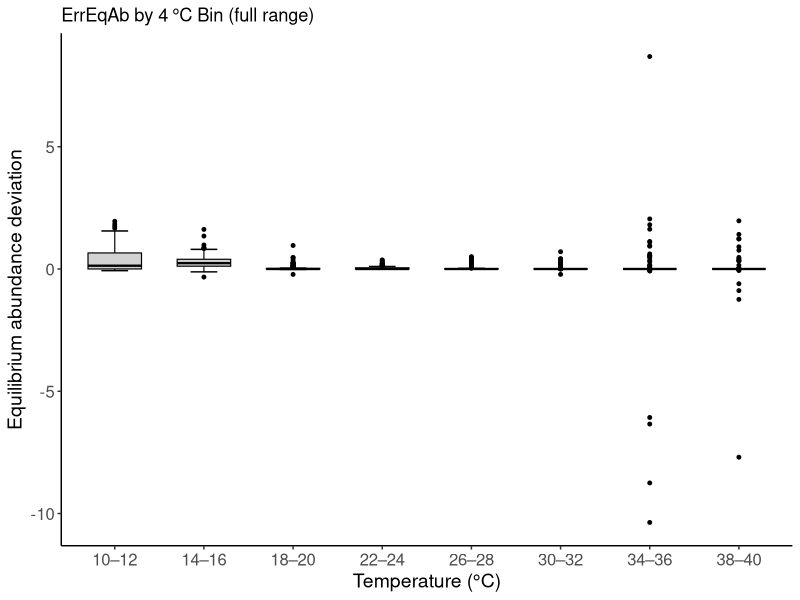
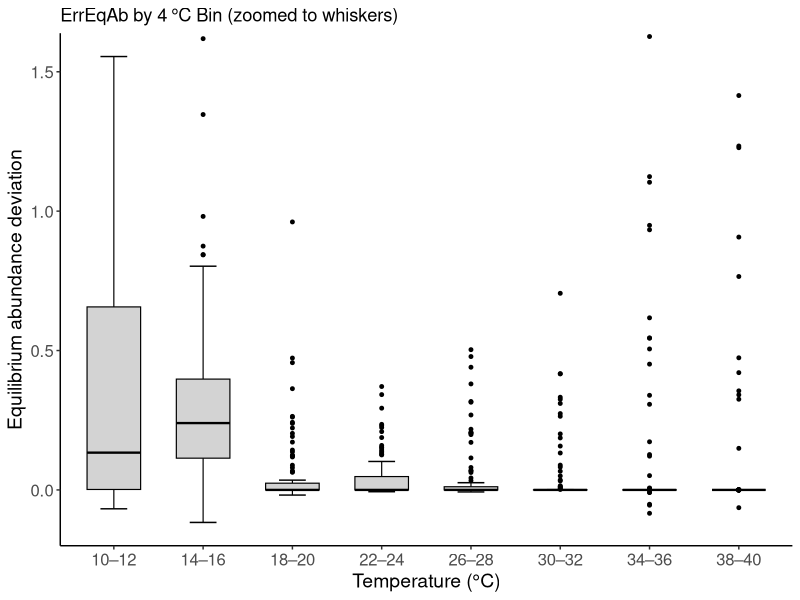
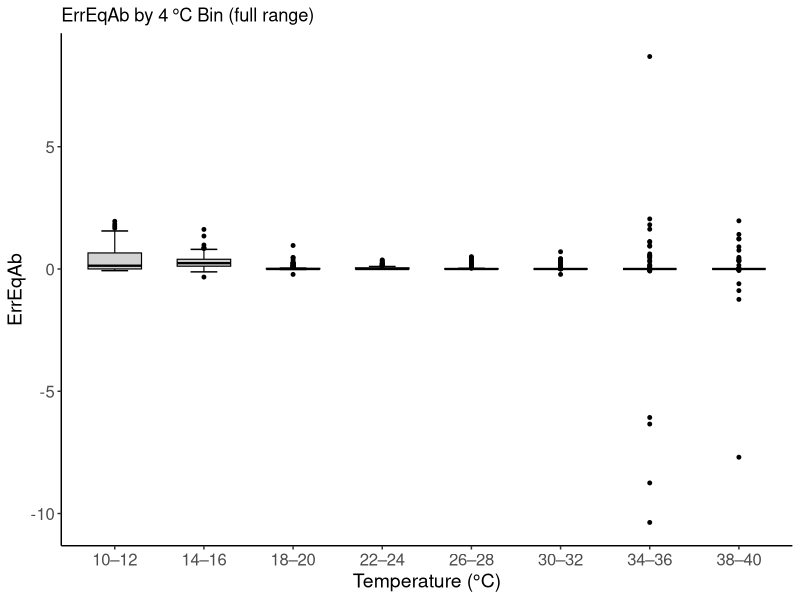
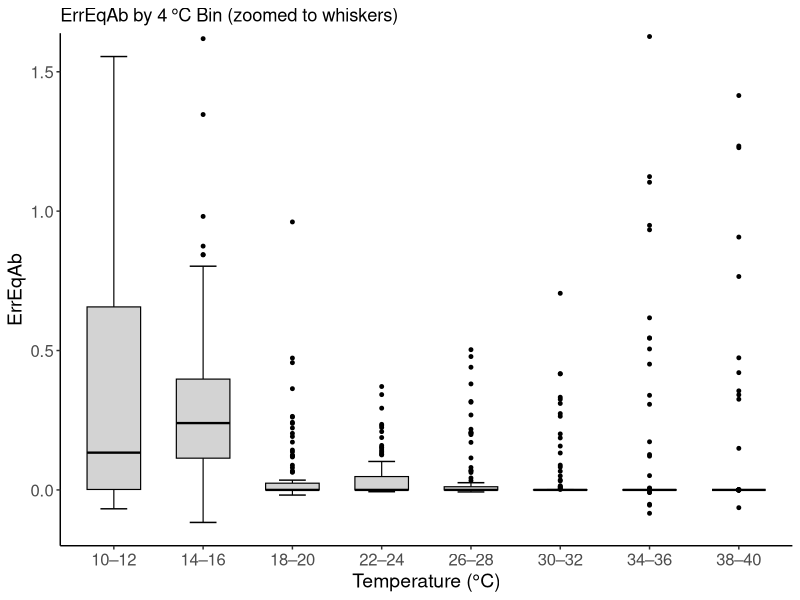
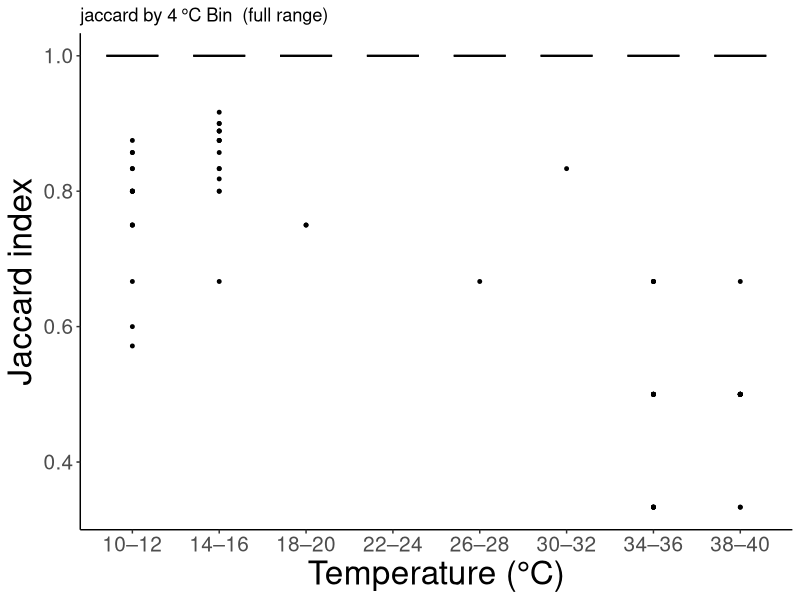
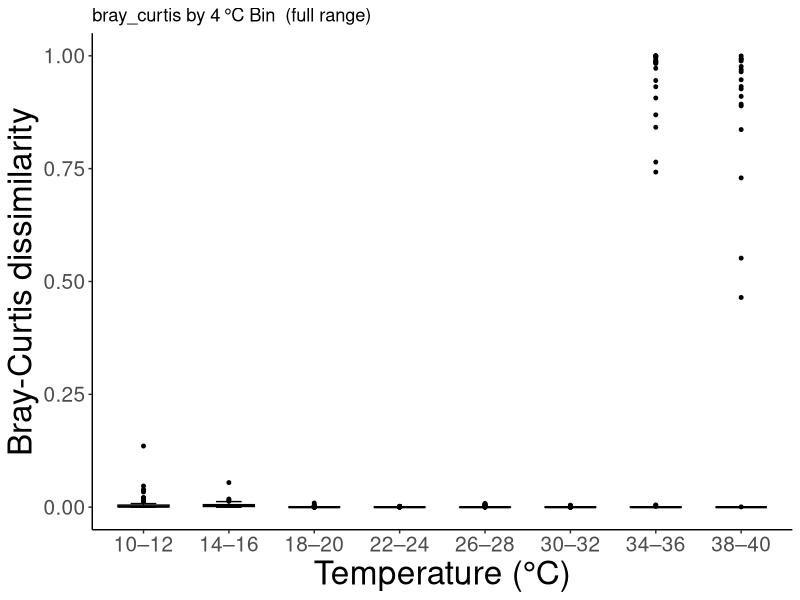
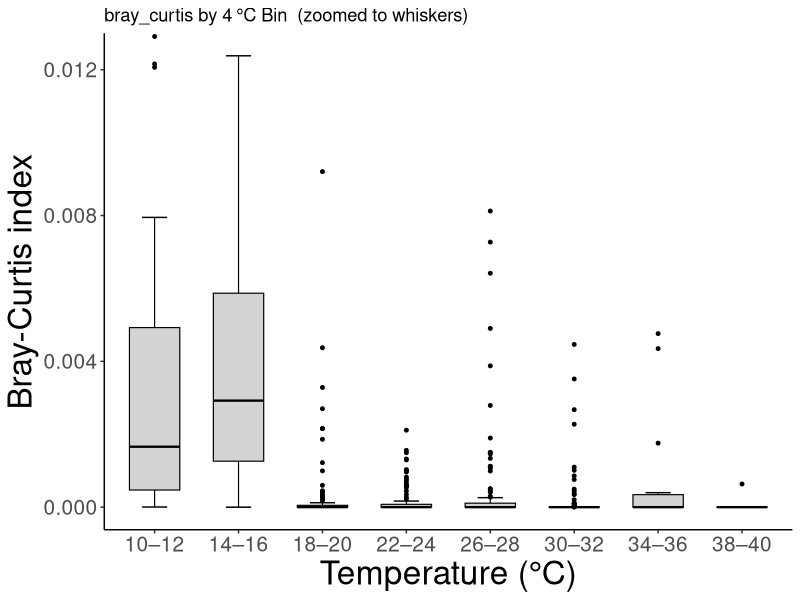
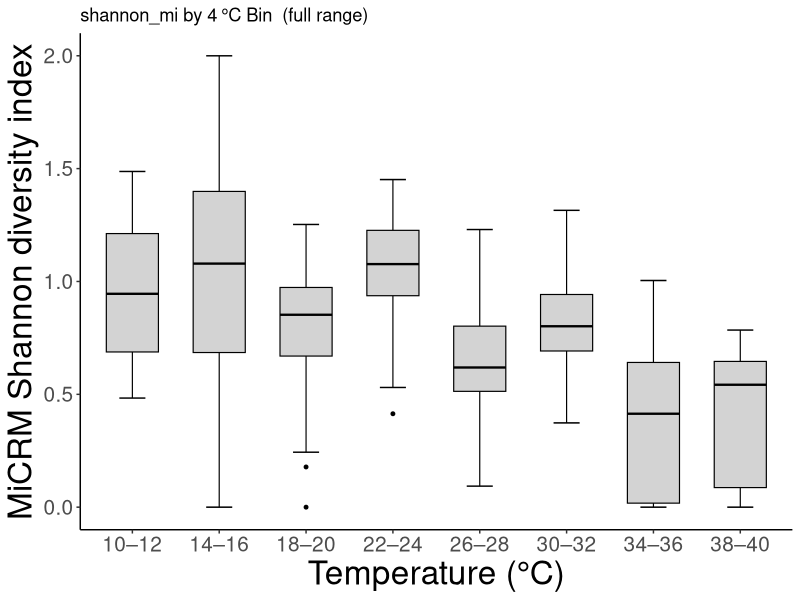

Write R code to recreate these figures, in order. (Note: this script raises an error after producing the figures.)
library(ggplot2)
library(dplyr)

# 1. Read & prep data
df <- read.csv("output/metrics_final_coarse.csv")

df <- df[is.finite(df$ErrEqAb), ]
bins_K   <- sort(unique(df$T_bin_K))
labels_C <- c("10–12", "14–16", "18–20", "22–24",
              "26–28", "30–32", "34–36", "38–40")
df$T_bin_K <- factor(df$T_bin_K, levels = bins_K, labels = labels_C)

# 2. Define box width (same as used in geom_boxplot)
box_width <- 0.6

# 3. Build base plot without T-caps (not printed yet)
base_p <- ggplot(df, aes(x = T_bin_K, y = ErrEqAb)) +
  geom_boxplot(
    fill         = "lightgrey",
    colour       = "black",
    outlier.size = 1,
    width        = box_width,
    linewidth = 0.4
  ) +
  labs(x = "Temperature (°C)",
       y = "Equilibrium abundance deviation") +
  theme_classic() +
  theme(
    axis.text  = element_text(size = 12),
    axis.title = element_text(size = 14)
  )

# 4. Extract whisker endpoints and x positions from ggplot object
pb    <- ggplot_build(base_p)
stats <- pb$data[[1]]

# 5. Create data frame for T-caps (manually set width)
cap_df <- stats %>%
  mutate(
    x0 = x - box_width / 4,
    x1 = x + box_width / 4,
  )

# 6. Draw full-range plot with T-caps
p_full <- base_p +
  geom_segment(data = cap_df,
               aes(x = x0, xend = x1, y = ymin, yend = ymin),
               inherit.aes = FALSE,
               linewidth = 0.5) +
  geom_segment(data = cap_df,
               aes(x = x0, xend = x1, y = ymax, yend = ymax),
               inherit.aes = FALSE,
               linewidth = 0.5) +
  ggtitle("ErrEqAb by 4 °C Bin (full range)")

print(p_full)

# 7. Zoomed-in version
ylim_range <- range(c(stats$ymin, stats$ymax), na.rm = TRUE)
p_zoom <- p_full +
  coord_cartesian(ylim = ylim_range) +
  ggtitle("ErrEqAb by 4 °C Bin (zoomed to whiskers)")

print(p_zoom)









###############################################################################

####### reusable function for any metric (makes regular + zoomed in) ##########

###############################################################################



plot_temp_metric_boxplot <- function(df, temp_col, metric_col, 
                                     temp_labels = c("10–12", "14–16", "18–20", "22–24",
                                                     "26–28", "30–32", "34–36", "38–40"),
                                     box_width = 0.6) {
  
  # Ensure temperature column is a factor with labels
  bins <- sort(unique(df[[temp_col]]))
  df[[temp_col]] <- factor(df[[temp_col]], levels = bins, labels = temp_labels)
  
  # Filter for finite values in the metric
  df <- df[is.finite(df[[metric_col]]), ]
  
  # Base plot
  base_p <- ggplot(df, aes_string(x = temp_col, y = metric_col)) +
    geom_boxplot(
      fill         = "lightgrey",
      colour       = "black",
      outlier.size = 1,
      width        = box_width,
      linewidth = 0.4
    ) +
    labs(x = "Temperature (°C)",
         y = metric_col) +
    theme_classic() +
    theme(
      axis.text  = element_text(size = 12),
      axis.title = element_text(size = 14)
    )
  
  # Extract whiskers info
  pb    <- ggplot_build(base_p)
  stats <- pb$data[[1]] %>%
    mutate(
      x0 = x - box_width / 4,
      x1 = x + box_width / 4,
    )
  
  # Full range plot with T-caps
  p_full <- base_p +
    geom_segment(data = stats,
                 aes(x = x0, xend = x1, y = ymin, yend = ymin),
                 inherit.aes = FALSE,
                 linewidth = 0.5) +
    geom_segment(data = stats,
                 aes(x = x0, xend = x1, y = ymax, yend = ymax),
                 inherit.aes = FALSE,
                 linewidth = 0.5) +
    ggtitle(paste(metric_col, "by 4 °C Bin (full range)"))
  
  print(p_full)
  
  # Zoomed-in version to whiskers
  ylim_range <- range(c(stats$ymin, stats$ymax), na.rm = TRUE)
  p_zoom <- p_full +
    coord_cartesian(ylim = ylim_range) +
    ggtitle(paste(metric_col, "by 4 °C Bin (zoomed to whiskers)"))
  
  print(p_zoom)
}


plot_temp_metric_boxplot(df, temp_col = "T_bin_K", metric_col = "ErrEqAb")










###############################################################################

####### reusable function for any metric (makes regular / zoomed in - CHOOSE) ##########

###############################################################################









plot_temp_metric_boxplot_choose <- function(df, temp_col, metric_col, 
                                     temp_labels = c("10–12", "14–16", "18–20", "22–24",
                                                     "26–28", "30–32", "34–36", "38–40"),
                                     box_width = 0.6,
                                     zoom_only = FALSE,
                                     y_label = NULL) {
  
  # Use metric_col as default y-axis label if y_label not provided
  if (is.null(y_label)) {
    y_label <- metric_col
  }
  
  # Ensure temperature column is a factor with proper labels
  bins <- sort(unique(df[[temp_col]]))
  df[[temp_col]] <- factor(df[[temp_col]], levels = bins, labels = temp_labels)
  
  # Filter for finite values of the metric
  df <- df[is.finite(df[[metric_col]]), ]
  
  # Base plot
  base_p <- ggplot(df, aes_string(x = temp_col, y = metric_col)) +
    geom_boxplot(
      fill         = "lightgrey",
      colour       = "black",
      outlier.size = 1,
      width        = box_width,
      linewidth    = 0.4
    ) +
    labs(x = "Temperature (°C)", y = y_label) +
    theme_classic() +
    theme(
      axis.text  = element_text(size = 15),
      axis.title = element_text(size = 24)
    )
  
  # Extract whiskers info
  pb    <- ggplot_build(base_p)
  stats <- pb$data[[1]] %>%
    mutate(
      x0 = x - box_width / 4,
      x1 = x + box_width / 4,
    )
  
  # Base plot with T-caps
  p <- base_p +
    geom_segment(data = stats,
                 aes(x = x0, xend = x1, y = ymin, yend = ymin),
                 inherit.aes = FALSE,
                 linewidth = 0.5) +
    geom_segment(data = stats,
                 aes(x = x0, xend = x1, y = ymax, yend = ymax),
                 inherit.aes = FALSE,
                 linewidth = 0.5)
  
  # Add appropriate title
  title_suffix <- if (zoom_only) {
    " (zoomed to whiskers)"
  } else {
    " (full range)"
  }
  
  p <- p + ggtitle(paste(metric_col, "by 4 °C Bin", title_suffix))
  
  # Apply zoom if requested
  if (zoom_only) {
    ylim_range <- range(c(stats$ymin, stats$ymax), na.rm = TRUE)
    p <- p + coord_cartesian(ylim = ylim_range)
  }
  
  return(p)
}


# diversity 

plot_temp_metric_boxplot_choose(df, "T_bin_K", "jaccard",y_label = "Jaccard index")
plot_temp_metric_boxplot_choose(df, "T_bin_K", "bray_curtis",y_label = "Bray-Curtis dissimilarity")
plot_temp_metric_boxplot_choose(df, "T_bin_K", "bray_curtis",y_label = "Bray-Curtis index",zoom_only=TRUE)
plot_temp_metric_boxplot_choose(df, "T_bin_K", "shannon_mi",y_label = "MiCRM Shannon diversity index")
plot_temp_metric_boxplot_choose(df, "T_bin_K", "shannon_lv",y_label = "ELVM Shannon diversity index")


# equilibrium / trajectory abundance 

plot_temp_metric_boxplot_choose(df, "T_bin_K", "ErrEqAb",y_label = "Equilibrium abundance deviation log-ratio")
plot_temp_metric_boxplot_choose(df, "T_bin_K", "ErrEqAb",y_label = "Equilibrium abundance deviation log-ratio",zoom_only = TRUE)
plot_temp_metric_boxplot_choose(df, "T_bin_K", "ErrTraj",y_label = "Trajectory deviation log-ratio")
plot_temp_metric_boxplot_choose(df, "T_bin_K", "ErrTraj",y_label = "Trajectory deviation log-ratio", zoom_only=TRUE)


# stability / reactivity 

plot_temp_metric_boxplot_choose(df, "T_bin_K", "abs_stab_err",y_label = expression("|"*Re(lambda[dom](J[LV]))-Re(lambda[dom](J[Mi]))*"|"))
plot_temp_metric_boxplot_choose(df, "T_bin_K", "abs_react_err",y_label = expression("|"*Re(lambda[dom](H[LV]))-Re(lambda[dom](H[Mi]))*"|"))
# other plots are not box plots (continuous GLV vs MiCRM stability/reactivity) 


# timescale separation 
plot_temp_metric_boxplot_choose(df, "T_bin_K", "epsilon",y_label = expression(epsilon))
plot_temp_metric_boxplot_choose(df, "T_bin_K", "log10_eps_t_eq",y_label = expression(log[10](epsilon / t[eq])))


# hessian 
plot_temp_metric_boxplot_choose(df, "T_bin_K", "hessian_norm", y_label = "Hessian norm")


# non-normality
plot_temp_metric_boxplot_choose(df, "T_bin_K", "non_normality", y_label = expression(paste("|| ", J * J^{T} - J^{T} * J, " ||")))


# test ELVM stability / reactivity just to see what it looks like
plot_temp_metric_boxplot_choose(df, "T_bin_K", "stab_glv",y_label = expression(paste("ELVM ", Re(lambda[dom](J)))))
plot_temp_metric_boxplot_choose(df, "T_bin_K", "stab_glv",y_label = expression(paste("ELVM ", Re(lambda[dom](J)))), zoom_only=TRUE)
plot_temp_metric_boxplot_choose(df, "T_bin_K", "react_glv", 
                                y_label =expression(Re(lambda[dom](H[LV])))) +
  geom_hline(yintercept = 0, linetype = "dotted", linewidth = 0.4)

# box plots for stab/react spread (individual) 

plot_temp_metric_boxplot_choose(df, "T_bin_K", "stab_mi",y_label = expression(Re(lambda[dom](J[Mi]))))
plot_temp_metric_boxplot_choose(df, "T_bin_K", "stab_glv",y_label = expression(Re(lambda[dom](J[LV]))))
plot_temp_metric_boxplot_choose(df, "T_bin_K", "react_mi",y_label = expression(Re(lambda[dom](H[Mi]))))
plot_temp_metric_boxplot_choose(df, "T_bin_K", "react_mi",y_label = expression(Re(lambda[dom](H[LV]))))



#####################################################################################
############# NOW FOR THE LINE PLOTS ################################################
#####################################################################################




df_fine <- read_csv("output/metrics_final.csv") 




# timescale separation tauR vs tauC 


df_tau <- df_fine %>%
  group_by(T_C) %>%
  summarise(
    medC  = median(tau_C),
    medR  = median(tau_R)
  )

ggplot(df_tau, aes(x = T_C)) +
  # Median lines and points only
  geom_line(aes(y = medC, color = "Consumer median"), size = 0.8) +
  geom_line(aes(y = medR, color = "Resource median"), size = 0.8) +
  geom_point(aes(y = medC, color = "Consumer median"), size = 2) +
  geom_point(aes(y = medR, color = "Resource median"), size = 2) +
  scale_color_manual(
    name = NULL,
    values = c(
      "Consumer median" = "#005288",
      "Resource median" = "darkorange"   
    )
  ) +
  theme_classic() +
  labs(
    title = "Characteristic timescales of consumers and resources",
    x     = "Temperature (°C)",
    y     = "Characteristic timescales"
  ) +
  theme(
    plot.title = element_text(hjust = 0.5, size = 20, face = "bold"),
    axis.title = element_text(size = 20),
    axis.text  = element_text(size = 15),
    legend.title = element_text(size = 14),
    legend.text  = element_text(size = 12),
    legend.position = c(0.75, 0.8),
    legend.background = element_rect(fill = alpha("white", 0.7), color = NA)
  )



# timescale separation epsilon 



df_eps <- df %>%
  group_by(T_C) %>%
  summarise(
    med = median(epsilon)
  )

ggplot(df_eps, aes(x = T_C, y = med)) +
  geom_line(color = "black", size = 0.8) +
  geom_point(color = "black", size = 2) +
  geom_hline(yintercept = 1, linetype = "dashed", color = "grey40") +
  theme_classic() +
  labs(
    x = "Temperature (°C)",
    y = expression(epsilon)
  ) +
  theme(
    axis.title = element_text(size = 20),
    axis.text  = element_text(size = 15),
    legend.position = "none",
    plot.title = element_blank()
  )



# stab/react: plot ELVM and MiCRM ranges separately (probably supplementary) 


plot_overlay_single <- function(df, col, lab, ylabel, hlines = NULL, hline = NULL) {
  
  # Labels for legend
  line_lab <- paste0(lab, " median")
  fill_lab <- paste0(lab, " 90% range")
  
  # Summarise stats
  df_stats <- df %>%
    group_by(T_C) %>%
    summarise(
      med   = median(.data[[col]], na.rm = TRUE),
      low90 = quantile(.data[[col]], 0.05, na.rm = TRUE),
      high90 = quantile(.data[[col]], 0.95, na.rm = TRUE)
    )
  
  # Plot
  ggplot(df_stats, aes(x = T_C)) +
    # Ribbon with legend
    geom_ribbon(aes(ymin = low90, ymax = high90, fill = fill_lab), alpha = 0.4) +
    
    # Median line and points with legend
    geom_line(aes(y = med, color = line_lab), size = 0.8) +
    geom_point(aes(y = med, color = line_lab), size = 2, shape = ifelse(lab == "MiCRM", 16, 17)) +
    
    # Optional horizontal lines
    { if (!is.null(hline)) geom_hline(yintercept = hline, linetype = "dashed", color = "grey40") } +
    { if (!is.null(hlines)) lapply(hlines, function(h) geom_hline(yintercept = h, linetype = "dashed", color = "grey40")) } +
    
    # Manual legend colors (black for line, grey for ribbon)
    scale_color_manual(values = setNames("black", line_lab)) +
    scale_fill_manual(values = setNames("grey80", fill_lab)) +
    
    labs(
      x = "Temperature (°C)",
      y = ylabel,
      color = NULL,
      fill = NULL
    ) +
    
    theme_classic() +
    theme(
      axis.title = element_text(size = 24),
      axis.text  = element_text(size = 15),
      legend.text = element_text(size = 15),
      legend.position = c(0.2, 0.2),
      legend.direction = "vertical",
      legend.background = element_rect(fill = alpha("white", 0.7), color = NA),
      legend.box = "vertical",
      legend.spacing.y = unit(5, "pt")
    )
}



# before plotting either MiCRM / ELVM, make sure to adjust legend position 
# for MiCRM plot, move legend to bottom left corner (0.2, 0.2) 
# for ELVM plot, move legend to top left corner (0.15, 0.85)


# single plots for stability (to show individual spread) 
plot_overlay_single(df, "stab_mi", "MiCRM", expression(Re(lambda[dom](J[Mi]))))
plot_overlay_single(df, "stab_glv", "ELVM", expression(Re(lambda[dom](J[LV]))))


# single plots for reactivity (to show individual spread) 
plot_overlay_single(df, "react_mi", "MiCRM", expression(Re(lambda[dom](H[Mi]))))
plot_overlay_single(df, "react_glv", "ELVM", expression(Re(lambda[dom](H[LV]))))


# stab/react, no shading, overlay 

plot_overlay <- function(df, col1, col2, lab1, lab2, ylabel, hlines = NULL, hline = NULL) {
  
  # Legend labels (median only now)
  line_lab1 <- paste0(lab1, " median")
  line_lab2 <- paste0(lab2, " median")
  
  # Colors (still distinguishable)
  color_vals <- setNames(c("#005288", "darkorange"), c(line_lab1, line_lab2))
  
  # Summarised data
  df_stats <- df %>%
    group_by(T_C) %>%
    summarise(
      med1 = median(.data[[col1]], na.rm = TRUE),
      med2 = median(.data[[col2]], na.rm = TRUE)
    )
  
  # Plot
  ggplot(df_stats, aes(x = T_C)) +
    # Median lines and points
    geom_line(aes(y = med1, color = line_lab1), size = 0.8) +
    geom_point(aes(y = med1, color = line_lab1), shape = 16, size = 2) +
    geom_line(aes(y = med2, color = line_lab2), size = 0.8) +
    geom_point(aes(y = med2, color = line_lab2), shape = 17, size = 2) +
    
    # Optional horizontal lines
    { if (!is.null(hline)) geom_hline(yintercept = hline, linetype = "dashed", color = "grey40") } +
    { if (!is.null(hlines)) lapply(hlines, function(h) geom_hline(yintercept = h, linetype = "dashed", color = "grey40")) } +
    
    # Manual legends
    scale_color_manual(values = color_vals) +
    
    labs(
      x = "Temperature (°C)",
      y = ylabel,
      color = NULL
    ) +
    
    theme_classic() +
    theme(
      axis.title = element_text(size = 20),
      axis.text  = element_text(size = 15),
      legend.text = element_text(size = 20),
      legend.position = c(0.2, 0.2),
      legend.direction = "vertical",
      legend.background = element_rect(fill = alpha("white", 0.7), color = NA),
      legend.box = "vertical",
      legend.spacing.y = unit(5, "pt")
    )
}


plot_overlay(
  df = df,
  col1 = "stab_mi",
  col2 = "stab_glv",
  lab1 = "MiCRM",
  lab2 = "ELVM",
  ylabel = expression(Re(lambda[dom](J)))
)


plot_overlay(
  df = df,
  col1 = "react_mi",
  col2 = "react_glv",
  lab1 = "MiCRM",
  lab2 = "ELVM",
  ylabel = expression(Re(lambda[dom](H)))
)



# other metrics (not temp on x-axis): hessian/non-normality vs stability/reactivity 



# A reusable function to draw one scatter
plot_scatter <- function(df, xcol, ycol, xl, yl, title = "", log_x = FALSE, log_y = FALSE) {
  p <- ggplot(df, aes_string(x = xcol, y = ycol, color = "T_C")) +
    geom_point(alpha = 0.6, size = 2, shape = 16) +  # semi-transparent filled dots
    scale_color_gradientn(
      colours = c("#2c7bb6", "#abd9e9", "#ffffbf", "#fdae61", "#d7191c"),
      name = "Temperature (°C)",
      limits = c(10, 40),
    ) +
    labs(
      x = xl,
      y = yl,
      title = title
    ) +
    theme_classic() +
    theme(
      plot.title   = element_text(hjust = 0.5, size = 16, face = "bold"),
      axis.title   = element_text(size = 20),
      axis.text    = element_text(size = 15),
      legend.title = element_text(size = 15),
      legend.text  = element_text(size = 15)
    )
  
  # Apply log scales if requested
  if (log_x) p <- p + scale_x_log10()
  if (log_y) p <- p + scale_y_log10()
  
  return(p)
}




# Plot 1 - hermitian vs stability 
p1 <- plot_scatter(
  df,
  xcol  = "hessian_norm",
  ycol  = "abs_stab_err",
  xl    = "Log(Hessian norm)",
  yl    = expression("Log( |"*Re(lambda[dom](J[LV]))-Re(lambda[dom](J[Mi]))*"| )"),
  log_x=TRUE,
  log_y=TRUE
)
print(p1)

# Plot 2 - hermitian vs reactivity 
p2 <- plot_scatter(
  df,
  xcol  = "hessian_norm",
  ycol  = "abs_react_err",
  xl    = "Log(Hessian norm)",
  yl    = expression("Log( |"*Re(lambda[dom](H[LV]))-Re(lambda[dom](H[Mi]))*"| )"),
  log_x=TRUE,
  log_y=TRUE
)
print(p2)

# Plot 3 - non normality vs stability 
p3 <- plot_scatter(
  df,
  xcol  = "non_normality",
  ycol  = "abs_stab_err",
  xl    = expression(paste("Log(|| ", J * J^{T} - J^{T} * J, " ||)")),
  yl    = expression("Log( |"*Re(lambda[dom](J[LV]))-Re(lambda[dom](J[Mi]))*"| )"),
  log_x=TRUE,
  log_y=TRUE
)
print(p3)

# Plot 4 - non normality vs reactivity 
p4 <- plot_scatter(
  df,
  xcol  = "non_normality",
  ycol  = "abs_react_err",
  xl    = expression(paste("Log(|| ", J * J^{T} - J^{T} * J, " ||)")),
  yl    = expression("Log( |"*Re(lambda[dom](H[LV]))-Re(lambda[dom](H[Mi]))*"| )"),
  log_x=TRUE,
  log_y=TRUE
)
print(p4)




###########

# just out of curiosity 




# hessian vs epsilon (does HOI drive timescale sep?)
p5 <- plot_scatter(
  df,
  xcol  = "hessian_norm",
  ycol  = "epsilon",
  xl    = "Log(Hessian norm)",
  yl    = expression(epsilon),
  log_x = TRUE
)

# Add horizontal line and set y-axis breaks at 1-unit intervals
p5 <- p5 +
  geom_hline(yintercept = 1, linetype = "dotted", color = "grey40") +
  scale_y_continuous(breaks = seq(floor(min(df$epsilon, na.rm = TRUE)),
                                  ceiling(max(df$epsilon, na.rm = TRUE)), 
                                  by = 1))

print(p5)


# non normality vs epsilon (does interconnectedness drive timescale sep?)
p6 <- plot_scatter(
  df,
  xcol  = "non_normality",
  ycol  = "epsilon",
  xl    = expression(paste("Log(|| ", J * J^{T} - J^{T} * J, " ||)")),
  yl    = expression(epsilon),
  log_x=TRUE
)

p6 <- p6 +
  geom_hline(yintercept = 1, linetype = "dotted", color = "grey40") +
  scale_y_continuous(breaks = seq(floor(min(df$epsilon, na.rm = TRUE)),
                                  ceiling(max(df$epsilon, na.rm = TRUE)), 
                                  by = 1))

print(p6)







